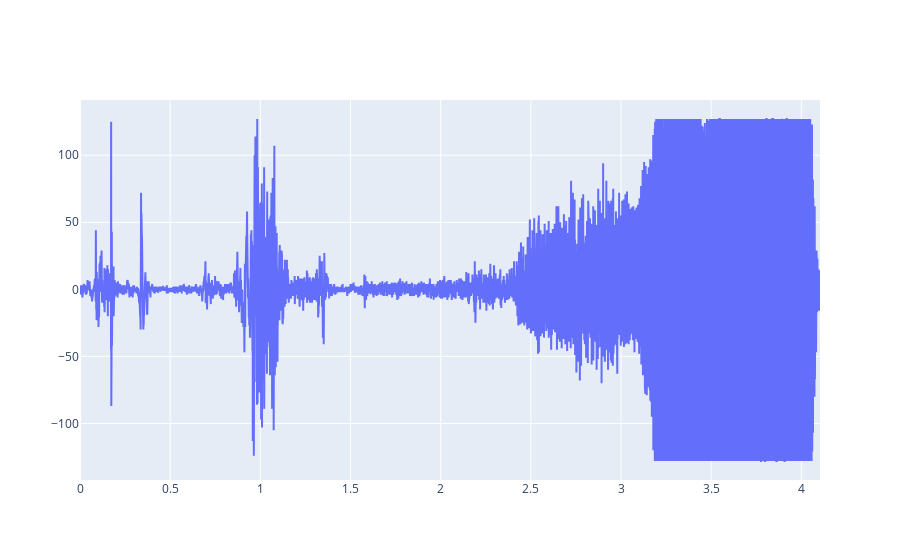

The notebook cell saved with this chart:
### Code cell
# Trim (segment) audio signal (10 seconds)
data_wav_norm_crop = data_wav_norm[0 * fs_wav: 10 * fs_wav]
time_wav_crop = np.arange(0, len(data_wav)) / fs_wav
plotly.offline.iplot({ "data": [go.Scatter(x=time_wav_crop, 
                                           y=data_wav_norm_crop, 
                                           name='cropped audio signal')]})

### Figure 1 — Plotly figure (JSON) as saved in the notebook; plotly's stock layout.template omitted (floating-point values rounded to 4 significant figures; data arrays with more than 128 entries replaced by an {"elided": "..."} marker saying what was removed)
{"data": [{"name": "cropped audio signal", "type": "scatter", "x": {"elided": "32827 float values"}, "y": {"elided": "32827 float values"}}], "layout": {}}
